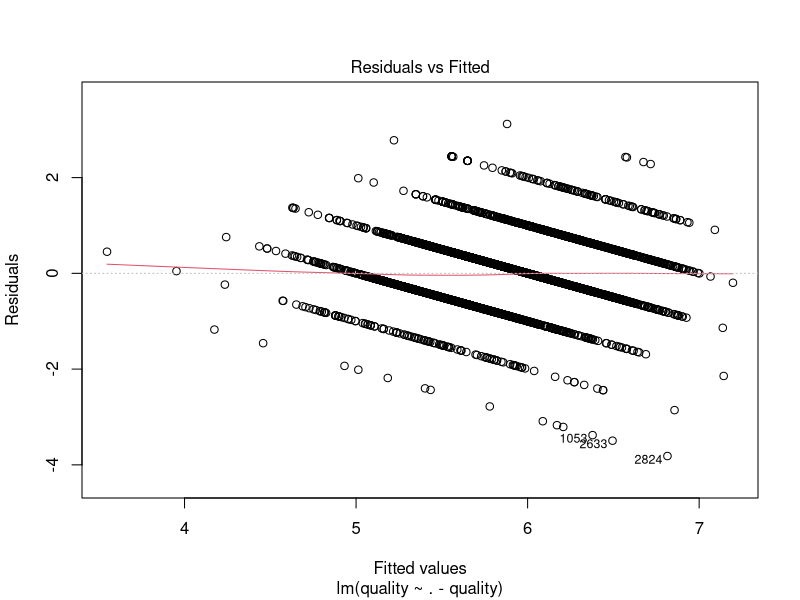
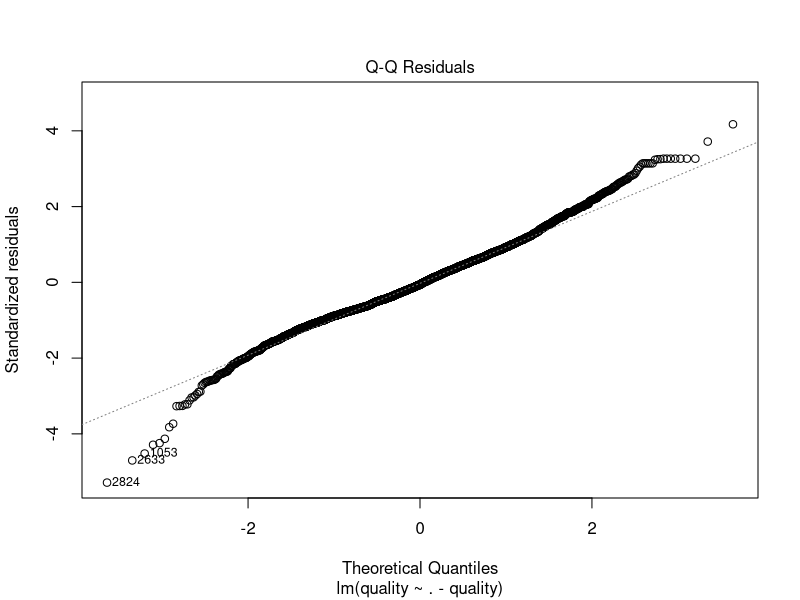
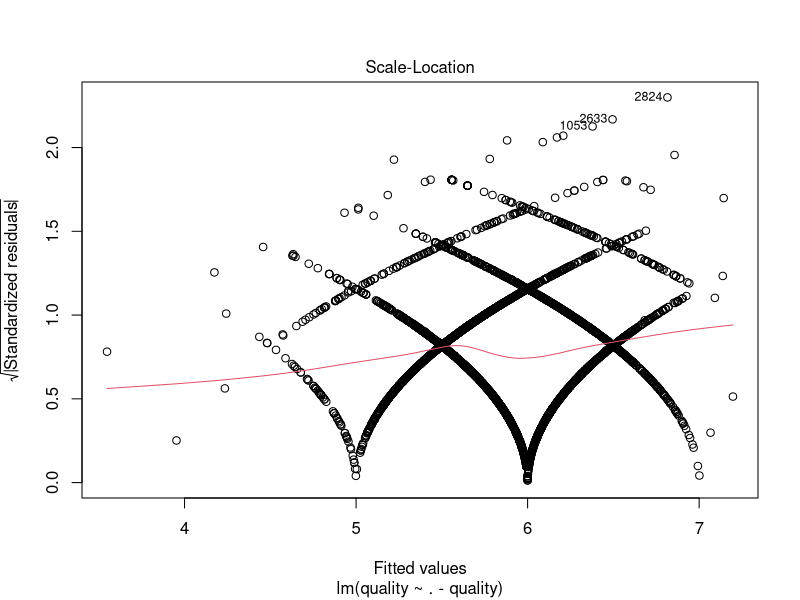
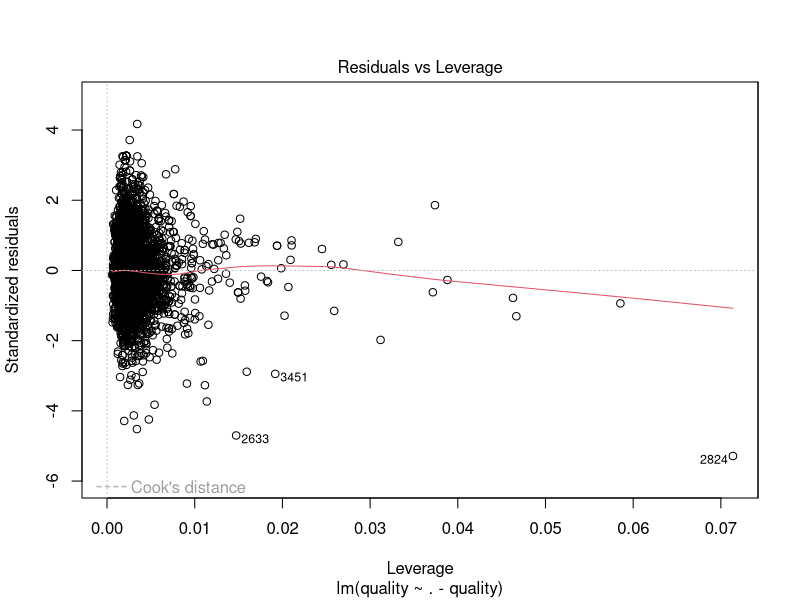

These figures' R source, in order:
## ---- chunk 1
vinos <- read.csv("vinos.csv")
## ---- chunk 2
vinos
## ---- chunk 3
modelo <- lm(quality ~ . -quality, vinos)
plot(modelo)
## ---- chunk 4
nuevos <- read.csv("nuevos.csv")
nuevos
## ---- chunk 5
dplyr::mutate(nuevos, quality = predict(modelo, nuevos))
